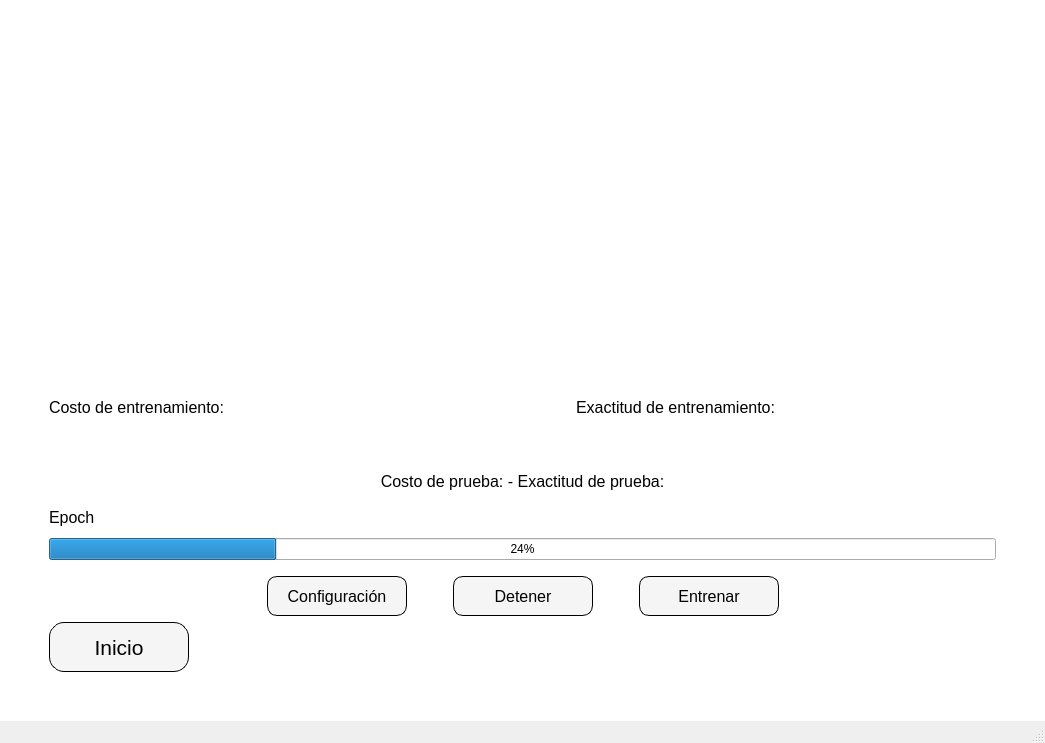
<?xml version="1.0" encoding="UTF-8"?>
<ui version="4.0">
 <class>trainWindow</class>
 <widget class="QMainWindow" name="trainWindow">
  <property name="geometry">
   <rect>
    <x>0</x>
    <y>0</y>
    <width>1045</width>
    <height>743</height>
   </rect>
  </property>
  <property name="windowTitle">
   <string>MainWindow</string>
  </property>
  <property name="styleSheet">
   <string notr="true">#centralwidget {
	background: white;
}

 /* Boton para vilver al inicio */
#openIndexWindow {
	font-size: 16pt;
	background: whitesmoke;
	border-radius: 15px;
	border: 1px solid black;
}

#openIndexWindow:hover {
	color: white;
	width: 20px;
	background-color: blue;
}

/* Boton para abrir dialogo de configuracion de entrenamiento */
#openTrainingConfig {
	font-size: 12pt;
	background: whitesmoke;
	border-radius: 10px;
	border: 1px solid black;
}

#openTrainingConfig:hover {
	background: white;
	border: 2px solid blue;
}

/* Boton para comenzar entrenamiento */
#startTraining {
	font-size: 12pt;
	background: whitesmoke;
	border-radius: 10px;
	border: 1px solid black;
}

#startTraining:hover {
	background: green;
	color: white;
}

/* Boton para detener entrenamiento */
#stopTraining {
	font-size: 12pt;
	background: whitesmoke;
	border-radius: 10px;
	border: 1px solid black;
}

#stopTraining:hover {
	background: red;
	color: white;
}</string>
  </property>
  <widget class="QWidget" name="centralwidget">
   <layout class="QGridLayout" name="gridLayout_2">
    <item row="1" column="0">
     <spacer name="horizontalSpacer_6">
      <property name="orientation">
       <enum>Qt::Horizontal</enum>
      </property>
      <property name="sizeType">
       <enum>QSizePolicy::Minimum</enum>
      </property>
      <property name="sizeHint" stdset="0">
       <size>
        <width>40</width>
        <height>20</height>
       </size>
      </property>
     </spacer>
    </item>
    <item row="1" column="2">
     <spacer name="horizontalSpacer_7">
      <property name="orientation">
       <enum>Qt::Horizontal</enum>
      </property>
      <property name="sizeType">
       <enum>QSizePolicy::Minimum</enum>
      </property>
      <property name="sizeHint" stdset="0">
       <size>
        <width>40</width>
        <height>20</height>
       </size>
      </property>
     </spacer>
    </item>
    <item row="1" column="1">
     <layout class="QVBoxLayout" name="verticalLayout_10">
      <item>
       <layout class="QVBoxLayout" name="verticalLayout_9">
        <item>
         <layout class="QHBoxLayout" name="horizontalLayout_7">
          <item>
           <widget class="PlotWidget" name="lossGraph" native="true">
            <property name="minimumSize">
             <size>
              <width>400</width>
              <height>300</height>
             </size>
            </property>
            <property name="maximumSize">
             <size>
              <width>16777215</width>
              <height>16777215</height>
             </size>
            </property>
           </widget>
          </item>
          <item>
           <spacer name="horizontalSpacer_5">
            <property name="orientation">
             <enum>Qt::Horizontal</enum>
            </property>
            <property name="sizeType">
             <enum>QSizePolicy::Fixed</enum>
            </property>
            <property name="sizeHint" stdset="0">
             <size>
              <width>60</width>
              <height>20</height>
             </size>
            </property>
           </spacer>
          </item>
          <item>
           <widget class="PlotWidget" name="accuracyGraph" native="true">
            <property name="minimumSize">
             <size>
              <width>400</width>
              <height>300</height>
             </size>
            </property>
            <property name="maximumSize">
             <size>
              <width>16777215</width>
              <height>16777215</height>
             </size>
            </property>
           </widget>
          </item>
         </layout>
        </item>
        <item>
         <layout class="QVBoxLayout" name="verticalLayout_8">
          <item>
           <layout class="QHBoxLayout" name="horizontalLayout_6">
            <item>
             <widget class="QLabel" name="lossDisp">
              <property name="minimumSize">
               <size>
                <width>400</width>
                <height>30</height>
               </size>
              </property>
              <property name="font">
               <font>
                <family>Arial</family>
                <pointsize>12</pointsize>
               </font>
              </property>
              <property name="text">
               <string>Costo de entrenamiento:</string>
              </property>
             </widget>
            </item>
            <item>
             <spacer name="horizontalSpacer_8">
              <property name="orientation">
               <enum>Qt::Horizontal</enum>
              </property>
              <property name="sizeType">
               <enum>QSizePolicy::Fixed</enum>
              </property>
              <property name="sizeHint" stdset="0">
               <size>
                <width>100</width>
                <height>20</height>
               </size>
              </property>
             </spacer>
            </item>
            <item>
             <widget class="QLabel" name="accuracyDisp">
              <property name="minimumSize">
               <size>
                <width>400</width>
                <height>30</height>
               </size>
              </property>
              <property name="font">
               <font>
                <family>Arial</family>
                <pointsize>12</pointsize>
               </font>
              </property>
              <property name="text">
               <string>Exactitud de entrenamiento:</string>
              </property>
             </widget>
            </item>
           </layout>
          </item>
          <item>
           <layout class="QVBoxLayout" name="verticalLayout_7">
            <item>
             <widget class="QLabel" name="testDisp">
              <property name="minimumSize">
               <size>
                <width>500</width>
                <height>30</height>
               </size>
              </property>
              <property name="font">
               <font>
                <family>Arial</family>
                <pointsize>12</pointsize>
               </font>
              </property>
              <property name="text">
               <string>Costo de prueba: - Exactitud de prueba:</string>
              </property>
              <property name="alignment">
               <set>Qt::AlignCenter</set>
              </property>
             </widget>
            </item>
            <item>
             <layout class="QVBoxLayout" name="verticalLayout_6">
              <item>
               <widget class="QLabel" name="epochLabel">
                <property name="minimumSize">
                 <size>
                  <width>400</width>
                  <height>30</height>
                 </size>
                </property>
                <property name="font">
                 <font>
                  <family>Arial</family>
                  <pointsize>12</pointsize>
                 </font>
                </property>
                <property name="text">
                 <string>Epoch</string>
                </property>
               </widget>
              </item>
              <item>
               <layout class="QVBoxLayout" name="verticalLayout_5">
                <item>
                 <widget class="QProgressBar" name="trainProgress">
                  <property name="minimumSize">
                   <size>
                    <width>0</width>
                    <height>0</height>
                   </size>
                  </property>
                  <property name="value">
                   <number>24</number>
                  </property>
                 </widget>
                </item>
                <item>
                 <spacer name="verticalSpacer">
                  <property name="orientation">
                   <enum>Qt::Vertical</enum>
                  </property>
                  <property name="sizeType">
                   <enum>QSizePolicy::Fixed</enum>
                  </property>
                  <property name="sizeHint" stdset="0">
                   <size>
                    <width>20</width>
                    <height>10</height>
                   </size>
                  </property>
                 </spacer>
                </item>
                <item>
                 <layout class="QHBoxLayout" name="horizontalLayout_5">
                  <item>
                   <spacer name="horizontalSpacer_3">
                    <property name="orientation">
                     <enum>Qt::Horizontal</enum>
                    </property>
                    <property name="sizeHint" stdset="0">
                     <size>
                      <width>40</width>
                      <height>20</height>
                     </size>
                    </property>
                   </spacer>
                  </item>
                  <item>
                   <widget class="QPushButton" name="openTrainingConfig">
                    <property name="minimumSize">
                     <size>
                      <width>140</width>
                      <height>40</height>
                     </size>
                    </property>
                    <property name="maximumSize">
                     <size>
                      <width>140</width>
                      <height>40</height>
                     </size>
                    </property>
                    <property name="cursor">
                     <cursorShape>PointingHandCursor</cursorShape>
                    </property>
                    <property name="text">
                     <string>Configuración</string>
                    </property>
                   </widget>
                  </item>
                  <item>
                   <spacer name="horizontalSpacer">
                    <property name="orientation">
                     <enum>Qt::Horizontal</enum>
                    </property>
                    <property name="sizeType">
                     <enum>QSizePolicy::Fixed</enum>
                    </property>
                    <property name="sizeHint" stdset="0">
                     <size>
                      <width>40</width>
                      <height>20</height>
                     </size>
                    </property>
                   </spacer>
                  </item>
                  <item>
                   <widget class="QPushButton" name="stopTraining">
                    <property name="minimumSize">
                     <size>
                      <width>140</width>
                      <height>40</height>
                     </size>
                    </property>
                    <property name="maximumSize">
                     <size>
                      <width>140</width>
                      <height>40</height>
                     </size>
                    </property>
                    <property name="cursor">
                     <cursorShape>PointingHandCursor</cursorShape>
                    </property>
                    <property name="text">
                     <string>Detener</string>
                    </property>
                   </widget>
                  </item>
                  <item>
                   <spacer name="horizontalSpacer_2">
                    <property name="orientation">
                     <enum>Qt::Horizontal</enum>
                    </property>
                    <property name="sizeType">
                     <enum>QSizePolicy::Fixed</enum>
                    </property>
                    <property name="sizeHint" stdset="0">
                     <size>
                      <width>40</width>
                      <height>20</height>
                     </size>
                    </property>
                   </spacer>
                  </item>
                  <item>
                   <widget class="QPushButton" name="startTraining">
                    <property name="minimumSize">
                     <size>
                      <width>140</width>
                      <height>40</height>
                     </size>
                    </property>
                    <property name="maximumSize">
                     <size>
                      <width>140</width>
                      <height>40</height>
                     </size>
                    </property>
                    <property name="cursor">
                     <cursorShape>PointingHandCursor</cursorShape>
                    </property>
                    <property name="text">
                     <string>Entrenar</string>
                    </property>
                   </widget>
                  </item>
                  <item>
                   <spacer name="horizontalSpacer_4">
                    <property name="orientation">
                     <enum>Qt::Horizontal</enum>
                    </property>
                    <property name="sizeHint" stdset="0">
                     <size>
                      <width>40</width>
                      <height>20</height>
                     </size>
                    </property>
                   </spacer>
                  </item>
                 </layout>
                </item>
               </layout>
              </item>
             </layout>
            </item>
           </layout>
          </item>
         </layout>
        </item>
       </layout>
      </item>
      <item>
       <widget class="QPushButton" name="openIndexWindow">
        <property name="minimumSize">
         <size>
          <width>140</width>
          <height>50</height>
         </size>
        </property>
        <property name="maximumSize">
         <size>
          <width>140</width>
          <height>50</height>
         </size>
        </property>
        <property name="cursor">
         <cursorShape>PointingHandCursor</cursorShape>
        </property>
        <property name="text">
         <string>Inicio</string>
        </property>
        <property name="icon">
         <iconset>
          <normalon>images/house.png</normalon>
         </iconset>
        </property>
        <property name="iconSize">
         <size>
          <width>40</width>
          <height>40</height>
         </size>
        </property>
       </widget>
      </item>
     </layout>
    </item>
    <item row="0" column="1">
     <spacer name="verticalSpacer_2">
      <property name="orientation">
       <enum>Qt::Vertical</enum>
      </property>
      <property name="sizeType">
       <enum>QSizePolicy::Minimum</enum>
      </property>
      <property name="sizeHint" stdset="0">
       <size>
        <width>20</width>
        <height>40</height>
       </size>
      </property>
     </spacer>
    </item>
    <item row="2" column="1">
     <spacer name="verticalSpacer_3">
      <property name="orientation">
       <enum>Qt::Vertical</enum>
      </property>
      <property name="sizeType">
       <enum>QSizePolicy::Minimum</enum>
      </property>
      <property name="sizeHint" stdset="0">
       <size>
        <width>20</width>
        <height>40</height>
       </size>
      </property>
     </spacer>
    </item>
   </layout>
  </widget>
  <widget class="QMenuBar" name="menubar">
   <property name="geometry">
    <rect>
     <x>0</x>
     <y>0</y>
     <width>1045</width>
     <height>25</height>
    </rect>
   </property>
  </widget>
  <widget class="QStatusBar" name="statusbar"/>
 </widget>
 <customwidgets>
  <customwidget>
   <class>PlotWidget</class>
   <extends>QWidget</extends>
   <header>pyqtgraph</header>
   <container>1</container>
  </customwidget>
 </customwidgets>
 <resources/>
 <connections/>
</ui>
